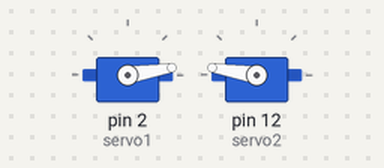
Bench run of a sketch on a simulated Arduino Uno, built with avr-gcc and run on an emulated ATmega328P. Shown: 2 × servo.

Above: at 0.15 s.
At 7.6 s:
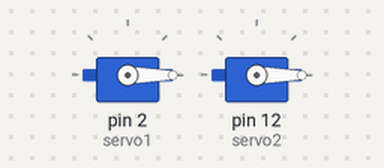
At 20.29 s:
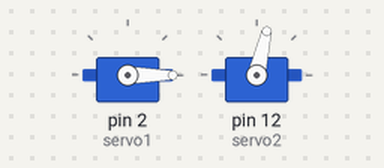
At 32.95 s:
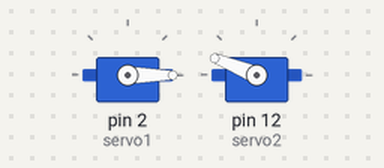
Timing chart, 0 to 37.8 s (numbered marks = the images above):
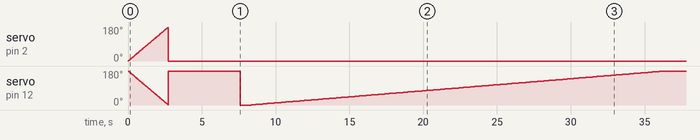

Measured:
- by itself, servo on pin 2 (servo1): rises from 0° to 180° in 2.7 s, then falls to 0° in 0.02 s

The sketch:

Servo_Code.ino
```cpp
// C++ code
//
#include <Servo.h>

Servo servo1;
Servo servo2;

void setup()
{
  servo1.attach(2);
  servo2.attach(12);
}

void loop()
{
  for (int angle=0; angle <= 180; angle++){
    servo1.write(angle);
    servo2.write(180 - angle);
    delay(15);
  }

    for (int angle=0; angle <= 180; angle--){
    servo1.write(angle);
    servo2.write(180 - angle);
    delay(15);

    }
}
```
